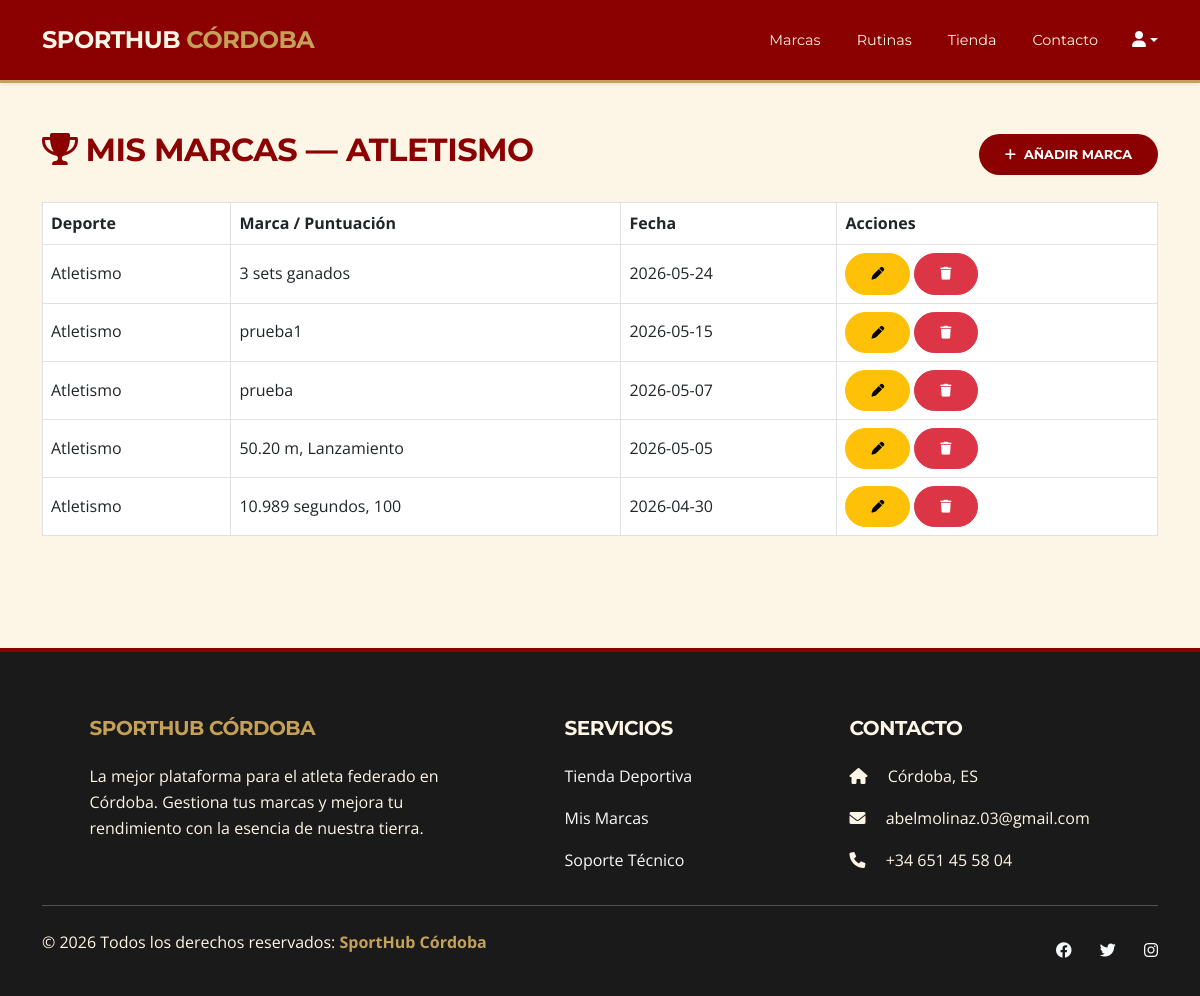
Page /pages/marcas/index.php (signed in) on the committed database.
### tables this page shows
CREATE TABLE `marcas_deportivas` (
  `id_marca` int(11) NOT NULL,
  `id_usuario` int(11) NOT NULL,
  `deporte` varchar(50) NOT NULL,
  `tiempo_o_puntuacion` varchar(20) NOT NULL,
  `fecha_registro` date NOT NULL
);

### pages/marcas/index.php (the view, shortened to what this page needs)
<?php
include("../../includes/db.php");
include("../../includes/header.php");
$id_usuario = $_SESSION['usuario_id'];
$deporte = $_SESSION['deporte_usuario'];
$stmt = $conexion->prepare("SELECT * FROM marcas_deportivas WHERE id_usuario = ? AND deporte = ? ORDER BY fecha_registro DESC");
$stmt->execute([$id_usuario, $deporte]);
$marcas = $stmt->fetchAll(PDO::FETCH_ASSOC);
?>
<main style="flex: 1">
    <div class="container py-5">
        <div class="d-flex justify-content-between align-items-center mb-4">
            <h2 class="fw-bold" style="color: var(--rojo-mezquita);">
                <i class="fa-solid fa-trophy me-2"></i>Mis Marcas — <?php echo $deporte; ?>
            </h2>
            <a href="crear.php" class="btn text-white" style="background-color: var(--rojo-mezquita);">
                <i class="fa-solid fa-plus me-2"></i>Añadir marca
            </a>
        </div>
        <?php if (empty($marcas)): ?>
            <div class="alert alert-info">Todavía no tienes marcas de <?php echo $deporte; ?>. ¡Añade tu primera!</div>
        <?php else: ?>
            <div class="table-responsive">
                <table class="table table-bordered table-hover align-middle">
                    <thead style="background-color: var(--rojo-mezquita); color: white;">
                        <tr>
                            <th>Deporte</th>
                            <th>Marca / Puntuación</th>
                            <th>Fecha</th>
                            <th>Acciones</th>
                        </tr>
                    </thead>
                    <tbody>
                        <?php foreach($marcas as $row): ?>
                        <tr>
                            <td><?php echo htmlspecialchars($row['deporte']); ?></td>
                            <td><?php echo htmlspecialchars($row['tiempo_o_puntuacion']); ?></td>
                            <td><?php echo htmlspecialchars($row['fecha_registro']); ?></td>
                            <td>
                                <a href="editar.php?id=<?php echo $row['id_marca']; ?>" class="btn btn-sm btn-warning">
                                    <i class="fa-solid fa-pen"></i>
                                </a>
                                <a href="eliminar.php?id=<?php echo $row['id_marca']; ?>"
                                class="btn btn-sm btn-danger"
                                onclick="return confirmDelete(this)">
                                    <i class="fa-solid fa-trash"></i>
                                </a>
                            </td>
                        </tr>
                        <?php endforeach; ?>
                    </tbody>
                </table>
            </div>
        <?php endif; ?>
    </div>
</main>
<?php include("../../includes/footer.php"); ?>

### css/estilos.css (style rules this page uses)
:root { --rojo-mezquita: #8B0000; --crema-mezquita: #FDF5E6; --dorado-mezquita: #C5A059; --texto-oscuro: #2c211a; }
body { background-color: var(--crema-mezquita); color: var(--texto-oscuro); font-family: 'Open Sans', sans-serif; line-height: 1.6; min-height: 100vh; display: flex; flex-direction: column; }
h1, h2, h3, h4, h5, h6, .navbar-brand { font-family: 'Montserrat', sans-serif; font-weight: 700; text-transform: uppercase; letter-spacing: -0.5px; }
.btn { font-family: 'Montserrat', sans-serif; border-radius: 50px; padding: 10px 25px; text-transform: uppercase; font-size: 0.8rem; font-weight: 700; transition: 0.3s; }

### rows in the picture
marcas_deportivas: deporte "Atletismo", tiempo_o_puntuacion "3 sets ganados", fecha_registro "2026-05-24"
marcas_deportivas: deporte "Atletismo", tiempo_o_puntuacion "prueba1", fecha_registro "2026-05-15"
marcas_deportivas: deporte "Atletismo", tiempo_o_puntuacion "prueba", fecha_registro "2026-05-07"
marcas_deportivas: deporte "Atletismo", tiempo_o_puntuacion "50.20 m, Lanzamiento", fecha_registro "2026-05-05"
marcas_deportivas: deporte "Atletismo", tiempo_o_puntuacion "10.989 segundos, 100", fecha_registro "2026-04-30"

### other values in the picture
$deporte "ATLETISMO"
